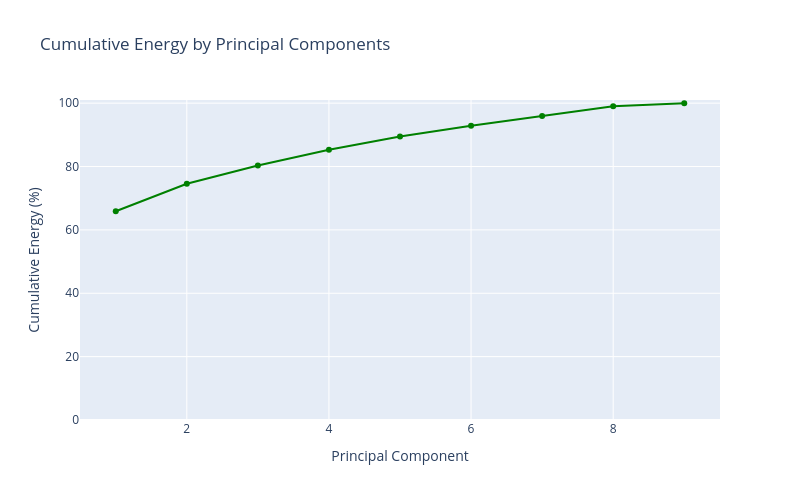

The notebook cell this image was saved under:
### Markdown cell above
Lastly, we can visualize the principle components using plotly.

### Code cell
fig = go.Figure()
fig.add_trace(go.Scatter(
    x=list(range(1, len(cumulative_energy) + 1)),
    y=cumulative_energy * 100,  # Convert to percentage
    mode='lines+markers',
    line=dict(color='green')  # Connecting points with a green line
))
fig.update_layout(
    title='Cumulative Energy by Principal Components',
    xaxis_title='Principal Component',
    yaxis_title='Cumulative Energy (%)',
    yaxis=dict(range=[0, 101]),  # Set y-axis range from 0 to 101% (to see the full marker at 100%)
    width=800,
    height=500
)

### Figure 1 — Plotly figure (JSON) as saved in the notebook; plotly's stock layout.template omitted (floating-point values rounded to 4 significant figures)
{"data": [{"line": {"color": "green"}, "mode": "lines+markers", "type": "scatter", "x": [1, 2, 3, 4, 5, 6, 7, 8, 9], "y": [65.89, 74.55, 80.34, 85.33, 89.48, 92.87, 95.97, 99.02, 100]}], "layout": {"height": 500, "title": {"text": "Cumulative Energy by Principal Components"}, "width": 800, "xaxis": {"title": {"text": "Principal Component"}}, "yaxis": {"range": [0, 101], "title": {"text": "Cumulative Energy (%)"}}}}
